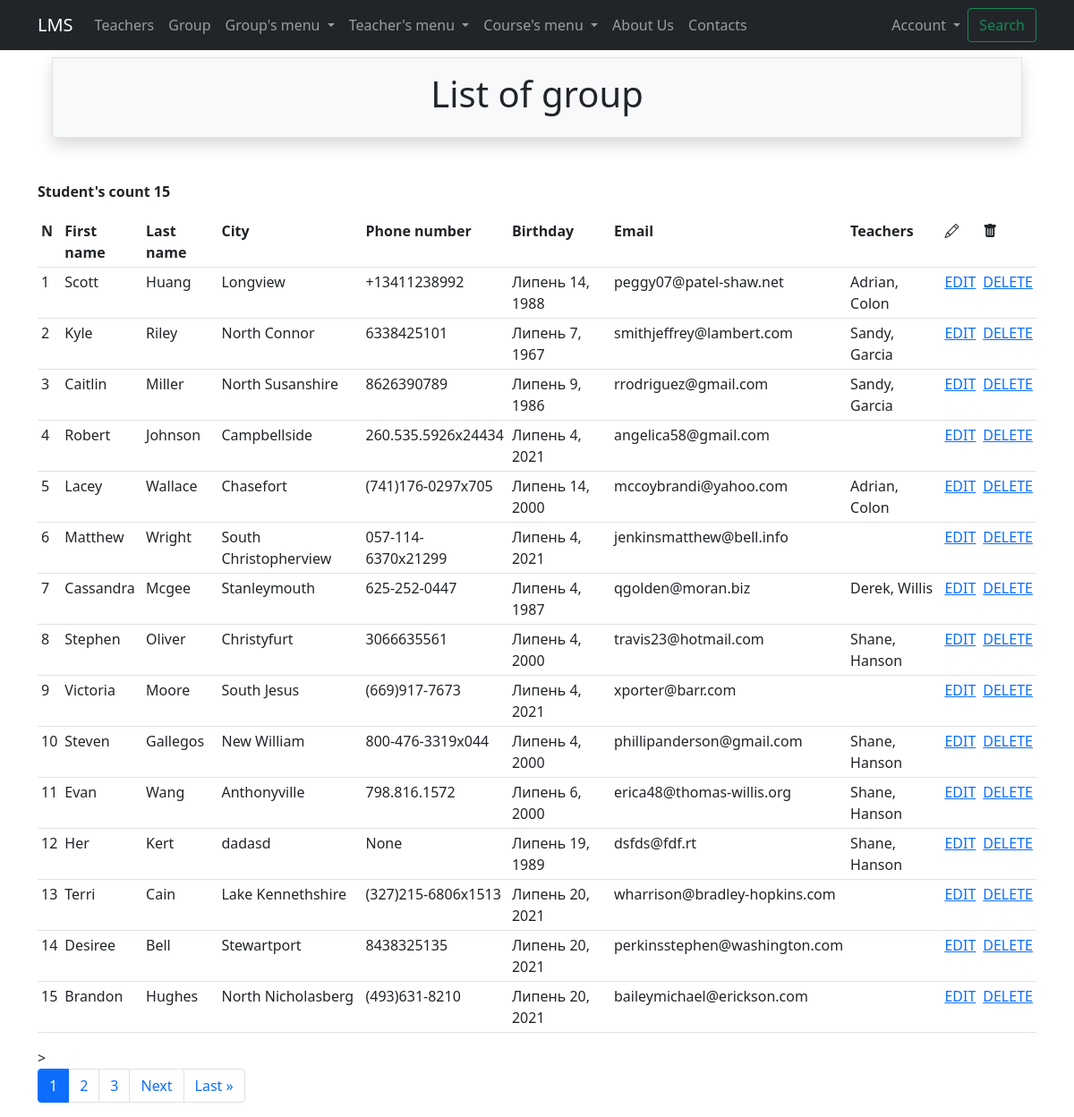
The app's page /groups/ (signed in), older data.
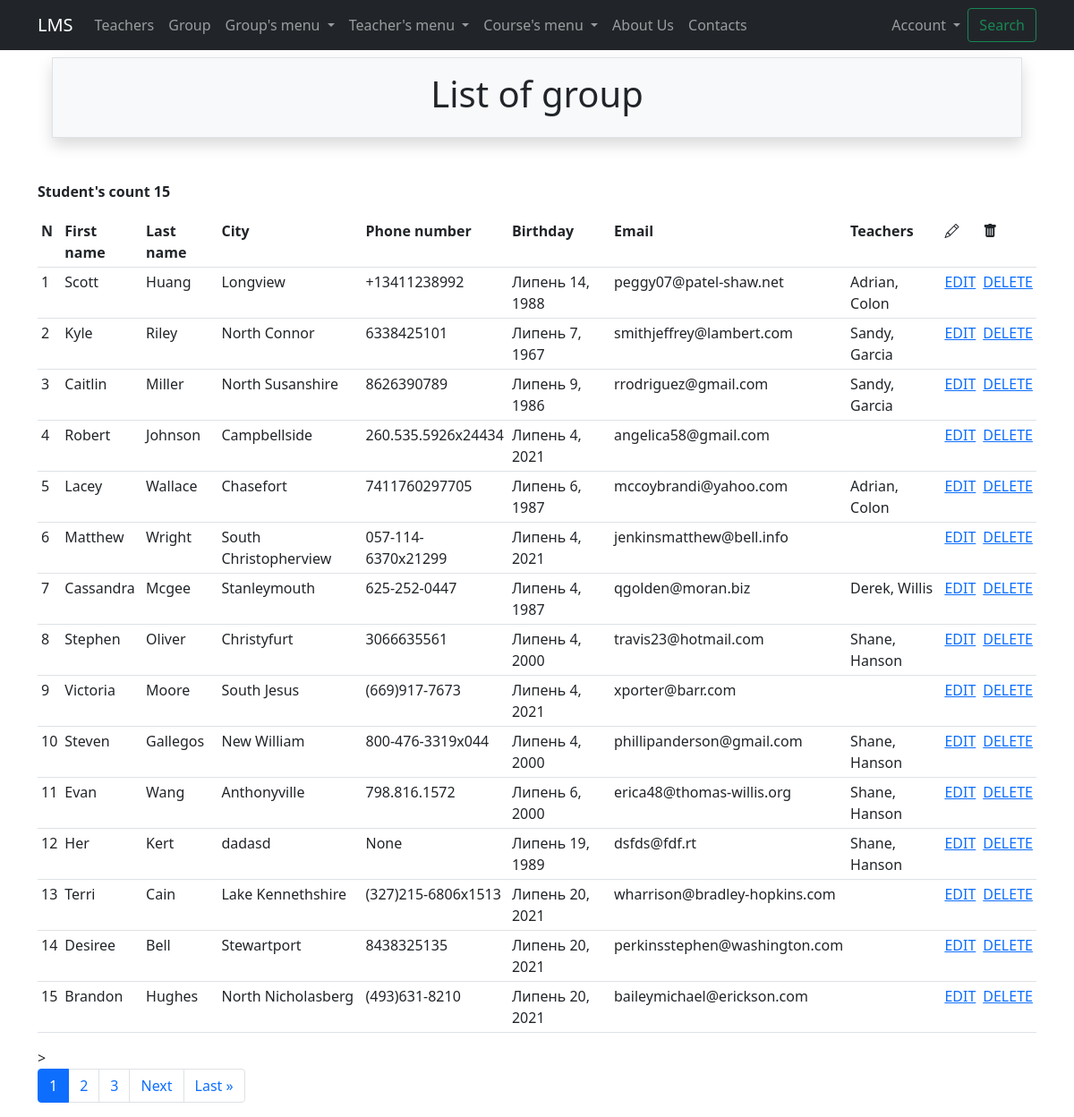
The same page, newer data.
### groups/models.py (models this page shows, shortened)
class Group(Person):
    phone_number = models.CharField(max_length=70, unique=True, blank=True, null=True)
    birthday = models.DateField(default=datetime.date.today, validators=[adult_validation])
    teacher = models.ForeignKey(Teacher, on_delete=models.CASCADE, null=True, related_name='students')

### teachers/models.py (models this page shows, shortened)
class Teacher(Person):
    phone_number = models.CharField(max_length=60, unique=True, blank=True, null=True)
    def __str__(self):
        return f'{self.first_name}, {self.last_name}'

### groups/views.py (the view)
# urls.py: path('', GroupListView.as_view(), name='list'),
class GroupListView(LoginRequiredMixin, ListView):
    paginate_by = 15
    model = Group
    form_class = GroupBaseForm
    success_url = reverse_lazy('groups:list')
    template_name = 'groups/list.html'
    def get_filter(self):
        return GroupsFilter(
            data=self.request.GET,
            queryset=self.model.objects.all().select_related('number_course').order_by('id')
        )
    def get_queryset(self):
        return self.get_filter().qs
    def get_context_data(self, *, object_list=None, **kwargs):
        context = super().get_context_data(**kwargs)
        context['object_filter'] = self.get_filter()
        return context

### core/context_processors.py (called while the page is built)
def get_params(request):
    context = {}
    params = request.GET
    if 'page' in params:
        params = copy(params)
        del params['page']
    context['get_params'] = params.urlencode()
    return context

### groups/templates/groups/list.html (shortened to what this page needs)
{% extends 'base.html' %}
{% load crispy_forms_tags %}
{% block header %}
    List of group
{% endblock %}
{% block content %}
    <p><strong>Student's count {{ object_list.count }}</strong></p>
    <table class="table table-sm">
        <tr>
            <th>N</th>
            <th>First name</th>
            <th>Last name</th>
            <th>City</th>
            <th>Phone number</th>
            <th>Birthday</th>
            <th>Email</th>
            <th>Teachers</th>
            <th><i class="bi bi-pencil"></i></th>
            <th><i class="bi bi-trash-fill"></i></th>
        </tr>
        {% for student in object_list %}
        <tr>
            <td>{{page_obj.start_index|add:forloop.counter0}}</td>
            <td>{{student.first_name}}</td>
            <td>{{student.last_name}}</td>
            <td>{{student.city}}</td>
            <td>{{student.phone_number}}</td>
            <td>{{student.birthday}}</td>
            <td>{{student.email}}</td>
            <td>{% if student.teacher %}{{ student.teacher }}{% endif %}</td>
            <td> <a href = "{% url 'groups:update' student.id %}">EDIT</a> </td>
            <td> <a href = "{% url 'groups:delete' student.id %}">DELETE</a> </td>
        </tr>
        {% endfor %}
    </table>>
    {% if is_paginated %}
        {% include 'includes/paginator.html' %}
    {% endif %}
{% endblock %}

Row changes from the older to the newer data that the page shows:
changed Group "Lacey": phone_number "(741)176-0297x705" → "7411760297705"; birthday "Липень 14, 2000" → "Липень 6, 1987"
